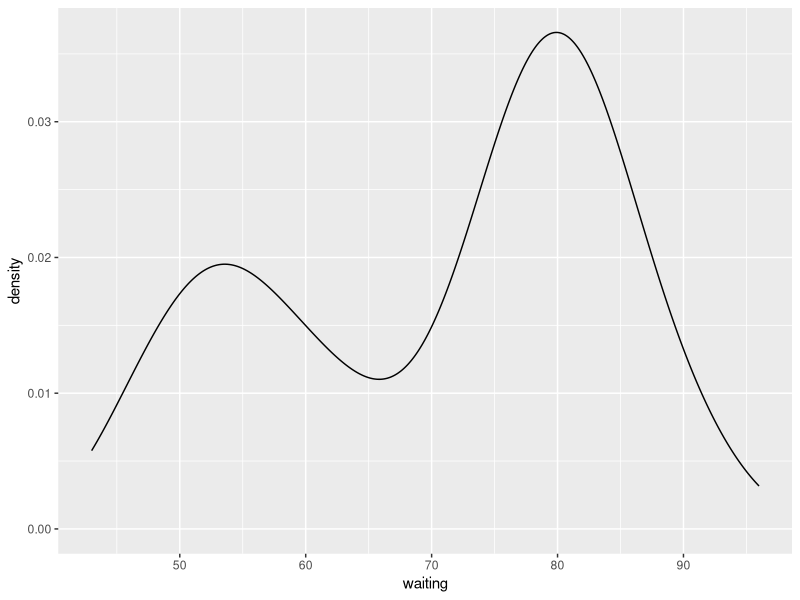
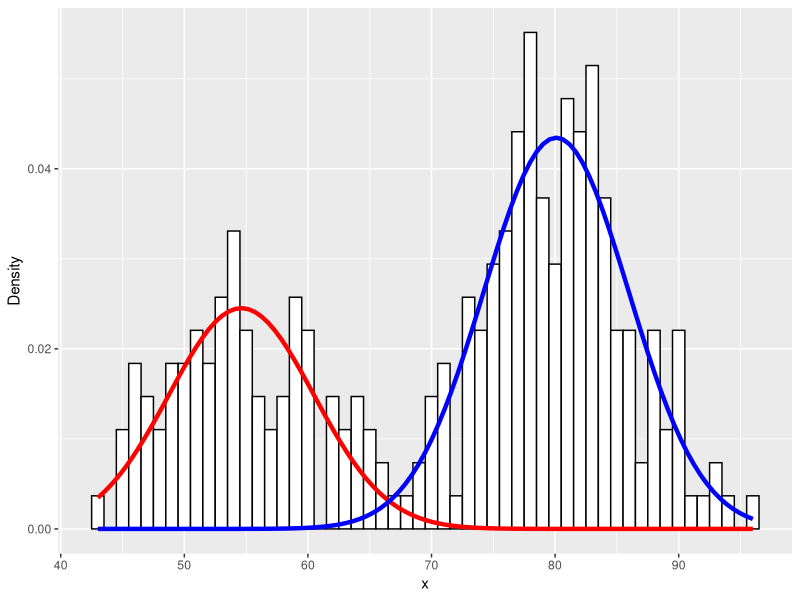
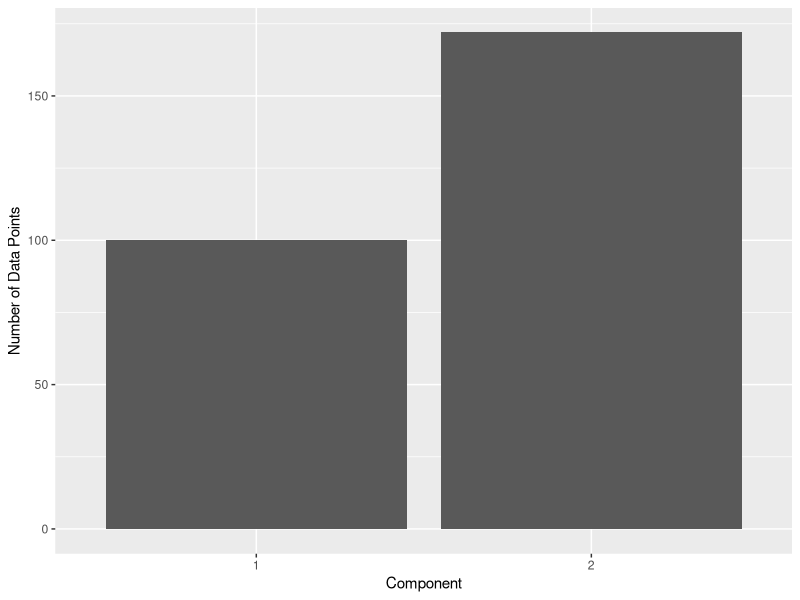
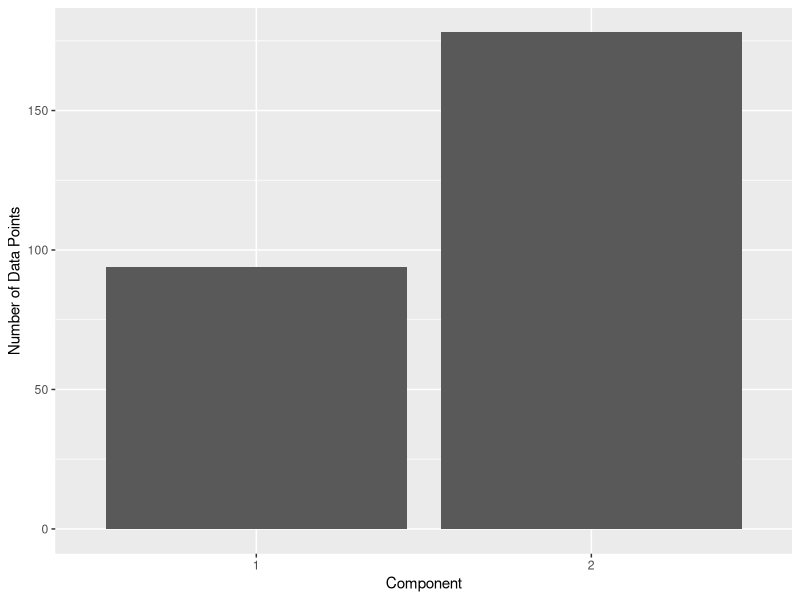

Here is the R script that generated these plots, in order:
#https://tinyheero.github.io/2015/10/13/mixture-model.html
library(ggplot2)
library(dplyr)
library(mixtools)

options(scipen = 999)

ggplot(faithful, aes(x = waiting)) +
  geom_density()


plot_mix_comps <- function(x, mu, sigma, lam) {
  lam * dnorm(x, mu, sigma)
}

set.seed(1)
wait <- faithful$waiting
mixmdl <- normalmixEM(wait, k = 2)

data.frame(x = mixmdl$x) %>%
  ggplot() +
  geom_histogram(aes(x, ..density..), binwidth = 1, colour = "black", 
                 fill = "white") +
  stat_function(geom = "line", fun = plot_mix_comps,
                args = list(mixmdl$mu[1], mixmdl$sigma[1], lam = mixmdl$lambda[1]),
                colour = "red", lwd = 1.5) +
  stat_function(geom = "line", fun = plot_mix_comps,
                args = list(mixmdl$mu[2], mixmdl$sigma[2], lam = mixmdl$lambda[2]),
                colour = "blue", lwd = 1.5) +
  ylab("Density")

mixmdl$mu
mixmdl$sigma
mixmdl$lambda
post.df <- as.data.frame(cbind(x = mixmdl$x, mixmdl$posterior))
head(post.df, 10)  # Retrieve first 10 rows
post.df %>%
  filter(x > 66, x < 68)

post.df %>%
  mutate(label = ifelse(comp.1 > 0.3, 1, 2)) %>% 
  ggplot(aes(x = factor(label))) +
  geom_bar() +
  xlab("Component") +
  ylab("Number of Data Points")

post.df %>%
  mutate(label = ifelse(comp.1 > 0.8, 1, 2)) %>%
  ggplot(aes(x = factor(label))) +
  geom_bar() +
  xlab("Component") +
  ylab("Number of Data Points")
